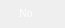
                   <widget class="QFrame" name="frame_5">
                    <property name="minimumSize">
                     <size>
                      <width>65</width>
                      <height>28</height>
                     </size>
                    </property>
                    <property name="maximumSize">
                     <size>
                      <width>65</width>
                      <height>28</height>
                     </size>
                    </property>
                    <property name="frameShape">
                     <enum>QFrame::NoFrame</enum>
                    </property>
                    <property name="frameShadow">
                     <enum>QFrame::Raised</enum>
                    </property>
                    <widget class="QLabel" name="label_26">
                     <property name="geometry">
                      <rect>
                       <x>1</x>
                       <y>1</y>
                       <width>61</width>
                       <height>24</height>
                      </rect>
                     </property>
                     <property name="minimumSize">
                      <size>
                       <width>61</width>
                       <height>24</height>
                      </size>
                     </property>
                     <property name="maximumSize">
                      <size>
                       <width>61</width>
                       <height>24</height>
                      </size>
                     </property>
                     <property name="font">
                      <font>
                       <family>Roboto [GOOG]</family>
                       <pointsize>8</pointsize>
                       <weight>50</weight>
                       <italic>false</italic>
                       <bold>false</bold>
                      </font>
                     </property>
                     <property name="styleSheet">
                      <string notr="true">background-image: url(:/images/final_assets/Toggle_yes_no/no.png);
font: 8pt &quot;Roboto [GOOG]&quot;;
color: rgb(255, 255, 255);</string>
                     </property>
                     <property name="text">
                      <string>No</string>
                     </property>
                     <property name="alignment">
                      <set>Qt::AlignLeading|Qt::AlignLeft|Qt::AlignVCenter</set>
                     </property>
                     <property name="indent">
                      <number>18</number>
                     </property>
                    </widget>
                    <widget class="QLabel" name="label_25">
                     <property name="geometry">
                      <rect>
                       <x>0</x>
                       <y>1</y>
                       <width>25</width>
                       <height>24</height>
                      </rect>
                     </property>
                     <property name="minimumSize">
                      <size>
                       <width>25</width>
                       <height>24</height>
                      </size>
                     </property>
                     <property name="maximumSize">
                      <size>
                       <width>25</width>
                       <height>24</height>
                      </size>
                     </property>
                     <property name="styleSheet">
                      <string notr="true">background-color: rgb(255, 255, 255,0);
background-image: url(:/images/final_assets/Toggle_Num/Ellipse.png);</string>
                     </property>
                     <property name="text">
                      <string/>
                     </property>
                    </widget>
                    <widget class="QLabel" name="label_27">
                     <property name="geometry">
                      <rect>
                       <x>39</x>
                       <y>1</y>
                       <width>25</width>
                       <height>24</height>
                      </rect>
                     </property>
                     <property name="minimumSize">
                      <size>
                       <width>25</width>
                       <height>24</height>
                      </size>
                     </property>
                     <property name="maximumSize">
                      <size>
                       <width>25</width>
                       <height>24</height>
                      </size>
                     </property>
                     <property name="styleSheet">
                      <string notr="true">background-color: rgb(255, 255, 255,0);
background-image: url(:/images/final_assets/Toggle_Num/Ellipse.png);</string>
                     </property>
                     <property name="text">
                      <string/>
                     </property>
                    </widget>
                   </widget>
